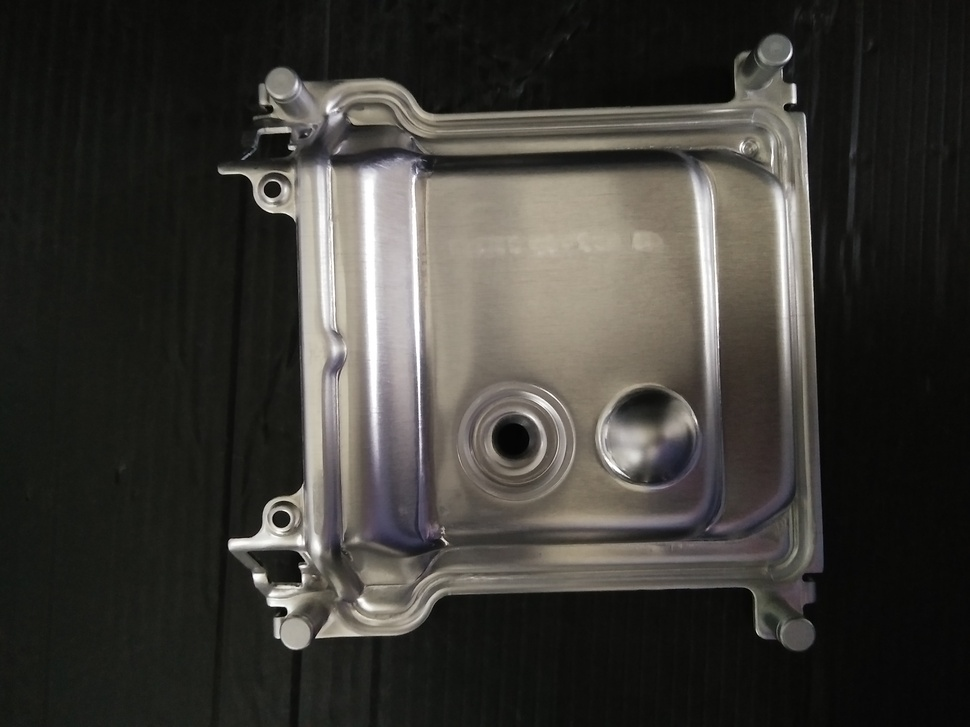
#> input picture brightness/1_org.jpg, 970 x 727 px, shrunk from 4160 x 3120 before the run
$ python brightness_correction.py
#> lines starting #> are read from the running program, lines starting #| are printed output that depends on the picture
import numpy as np
import cv2

'''
img1 = cv2.imread('1_org.jpg', 0)   # 0 for grey scaling
# Equalizes histogram to sum up to 255
img2 = cv2.equalizeHist(img1)
cv2.imwrite( '1_org_equalizeHist.png', img2 )

# Make image binary (data loss)
img1 = cv2.imread('1_org.jpg', 0)
(thresh, im_bw) = cv2.threshold(img2, 128, 255, cv2.THRESH_BINARY | cv2.THRESH_OTSU)
cv2.imwrite( 'org_binary.png', im_bw )

# Blur the image but preserve the edges
# Works better for color images
img1 = cv2.imread('1_org.jpg')   # 0 for grey scaling
blur = cv2.bilateralFilter(img1, 9, 75, 75)
cv2.imwrite( '1_org_bilateralFilter.png', blur )


# Gaussian filtering
img1 = cv2.imread('1_org.jpg', 0)   # 0 for grey scaling
gf1 = cv2.GaussianBlur(img1, (201, 201), 0)
cv2.imwrite( '1_org_GaussianBlur.png', gf1 )

# Gaussian filtering 2
img1 = cv2.imread('1_org.jpg', 0)   # 0 for grey scaling
gf2 = cv2.GaussianBlur(img1, (11, 11), 0)
cv2.imwrite( '1_org_GaussianBlur2.png', gf2 )
cv2.imwrite( '1_org_GaussianBlur_diff.png', gf2 - gf1 )


edges = gf1 - img1
cv2.imwrite( 'test.png', edges )
cv2.imwrite( 'no_edges.png', edges - img1 )
'''

####
'''
img1 = cv2.imread('1_org.jpg', 0)   # 0 for grey scaling
img2 = cv2.imread('2_test_realigned.png', 0)   # 0 for grey scaling
img3 = cv2.imread('test2_realigned.png', 0)   # 0 for grey scaling
gf1 = cv2.GaussianBlur(img1, (1, 1), 0)
gf2 = cv2.GaussianBlur(img2, (1, 1), 0)
gf3 = cv2.GaussianBlur(img3, (1, 1), 0)
cv2.imwrite( 'test_diff.png', gf2 - img1 )
cv2.imwrite( 'test2_diff.png', gf3 - img1 )
'''

img1 = cv2.imread('1_org.jpg', 0)   # 0 for grey scaling
#> img1: shape (727, 970); min 0, max 255, mean 57.8
img1 = cv2.equalizeHist(img1)
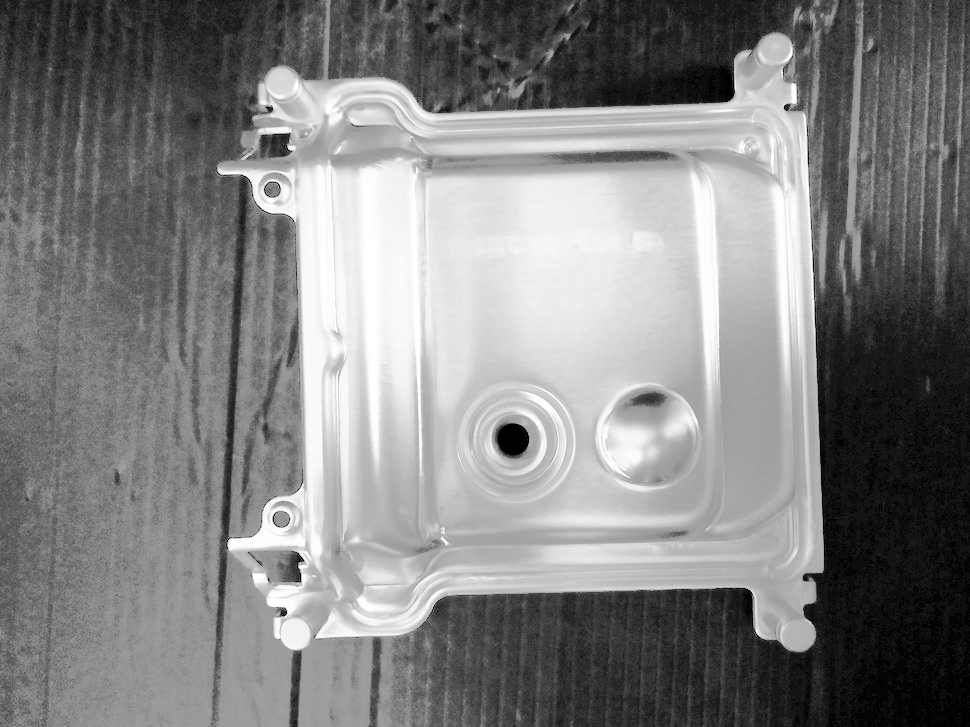
#> img1: shape (727, 970); min 0, max 255, mean 129.6
cv2.imwrite( 'hist.png', img1 )
img2 = cv2.imread('test2_realigned.png', 0)   # 0 for grey scaling
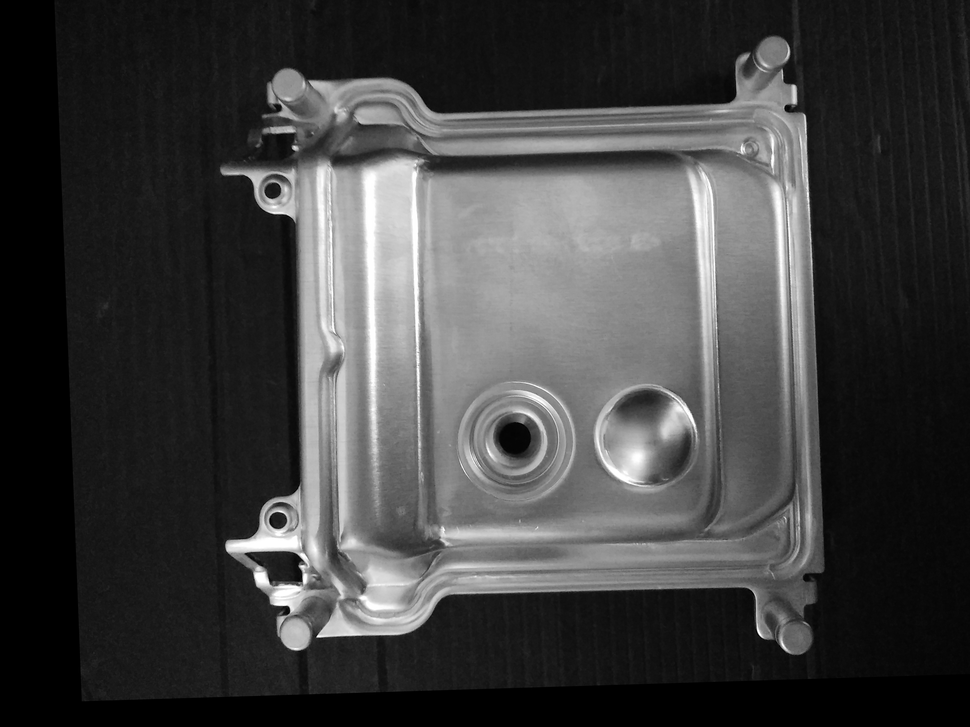
#> input picture brightness/test2_realigned.png, 970 x 727 px, shrunk from 4160 x 3120 before the run
#> img2 is the input picture: shape (727, 970); min 0, max 255, mean 63.6
img3 = cv2.imread('test3_realigned.png', 0)   # 0 for grey scaling
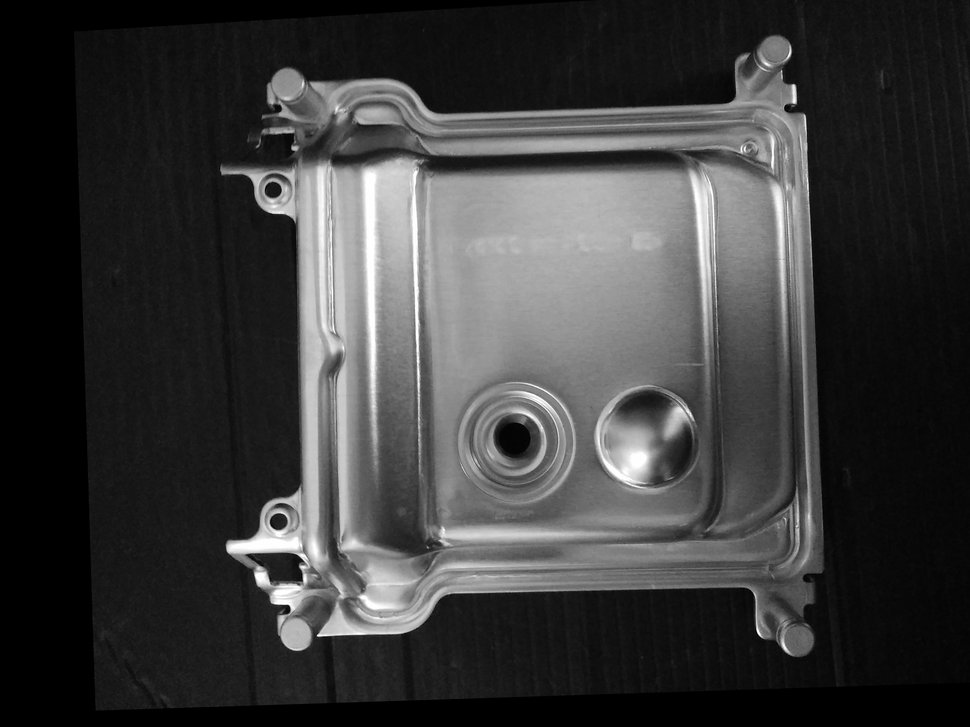
#> input picture brightness/test3_realigned.png, 970 x 727 px, shrunk from 4160 x 3120 before the run
#> img3 is the input picture: shape (727, 970); min 0, max 255, mean 58.8
gf1 = cv2.GaussianBlur(img1, (11, 11), 0)
gf2 = cv2.GaussianBlur(img2, (11, 11), 0)
gf21 = cv2.GaussianBlur(img2, (25, 25), 0)
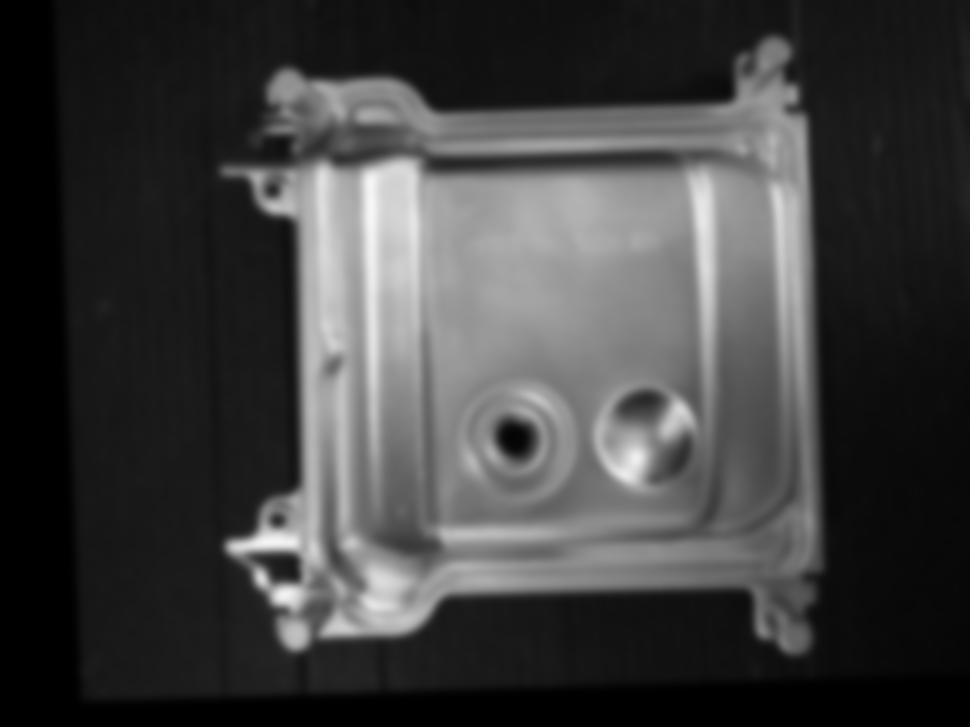
#> gf21: shape (727, 970); min 0, max 246, mean 63.6
gf3 = cv2.GaussianBlur(img3, (11, 11), 0)


cv2.imwrite( 'noblur.png', img2 - img1 )
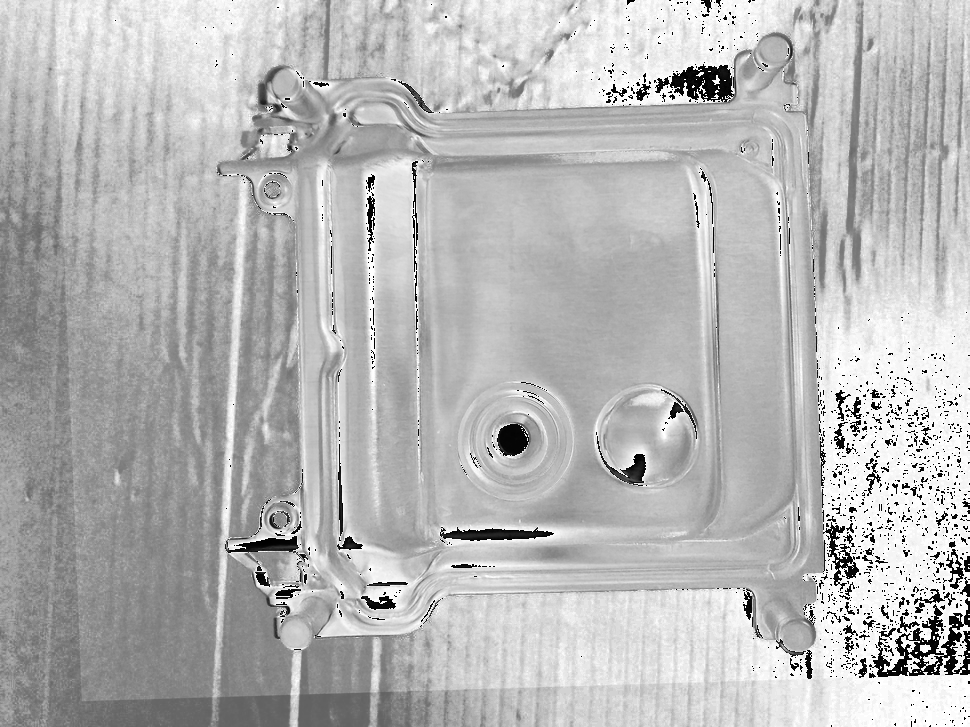
#> saved as noblur.png: shape (727, 970); min 0, max 255, mean 182.7
cv2.imwrite( 'blur.png', img2 - gf1 )
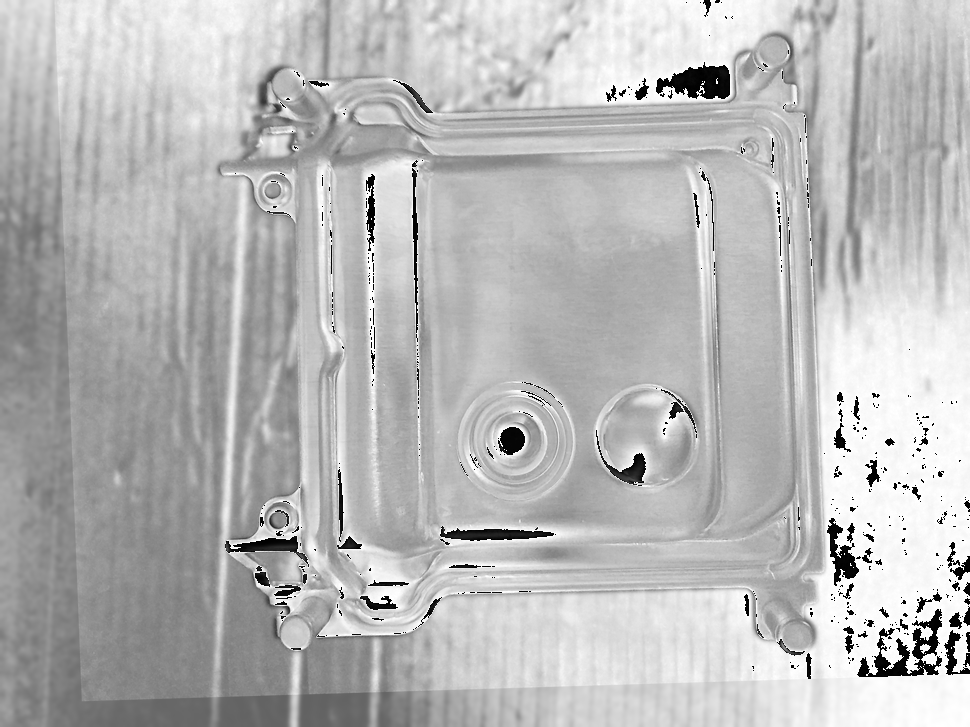
#> saved as blur.png: shape (727, 970); min 0, max 255, mean 184.2
